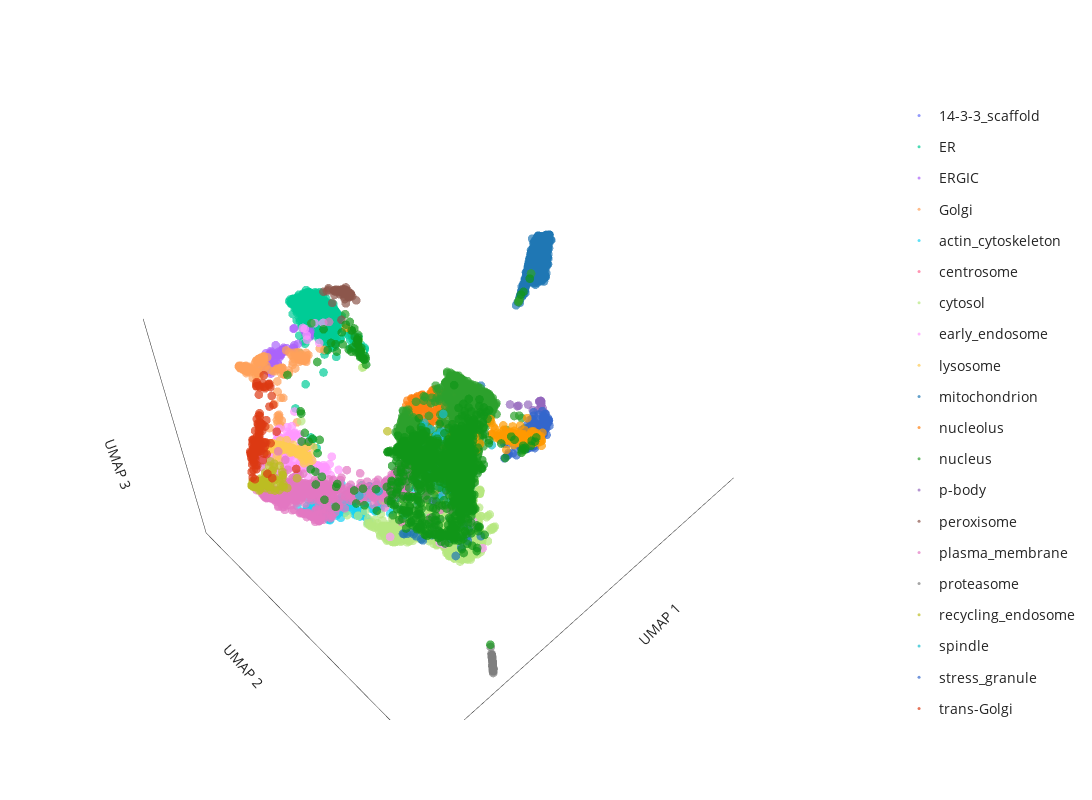

This figure's notebook cell:
### Code cell
# generate 3D UMAP plot (hightlighted by Leiden clusters)
label_to_color = "cluster_annotation" # **choose which annotation column to highlight here**

fig = pu.interaction_3D_umap(umap_table,
    node_name='Gene_name_canonical', cluster=label_to_color,
    unlabelled_color='#D0D3D4', unlabelled_opacity=0.1,
    x='3D_umap_1', y='3D_umap_2', z='3D_umap_3',
    categorical=True)
fig.update_layout(width=1200, height=800)

fig.show()

# save the figure as an html file
save_path = os.path.join("output")
save_name = f"UMAP_3Dview_seed={UMAP_seed}.html"
pio.write_html(fig, file=os.path.join(save_path, save_name), auto_open=False)

### Figure 1 — Plotly figure (JSON) as saved in the notebook; plotly's stock layout.template omitted (floating-point values rounded to 4 significant figures; data arrays with more than 128 entries replaced by an {"elided": "..."} marker saying what was removed)
{"data": [{"customdata": {"elided": "137x1 int values"}, "hovertemplate": "<b>%{hovertext}</b><br><br>cluster_annotation=14-3-3_scaffold<br>UMAP 1=%{x}<br>UMAP 2=%{y}<br>UMAP 3=%{z}<extra></extra>", "hovertext": {"elided": "137 str values"}, "legendgroup": "14-3-3_scaffold", "marker": {"color": "#636EFA", "opacity": 0.7, "size": 3, "symbol": "circle"}, "mode": "markers", "name": "14-3-3_scaffold", "scene": "scene", "showlegend": true, "type": "scatter3d", "x": {"elided": "137 float values"}, "y": {"elided": "137 float values"}, "z": {"elided": "137 float values"}}, {"customdata": {"elided": "700x1 int values"}, "hovertemplate": "<b>%{hovertext}</b><br><br>cluster_annotation=ER<br>UMAP 1=%{x}<br>UMAP 2=%{y}<br>UMAP 3=%{z}<extra></extra>", "hovertext": {"elided": "700 str values"}, "legendgroup": "ER", "marker": {"color": "#00CC96", "opacity": 0.7, "size": 3, "symbol": "circle"}, "mode": "markers", "name": "ER", "scene": "scene", "showlegend": true, "type": "scatter3d", "x": {"elided": "700 float values"}, "y": {"elided": "700 float values"}, "z": {"elided": "700 float values"}}, {"customdata": [[5688], [3924], [6588], [1983], [3029], [8341], [1747], [4808], [2998], [4807], [2303], [639], [2617], [2501], [5712], [6329], [2803], [3837], [4121], [958], [1754], [576], [3827], [666], [5705], [4039], [2482], [4413], [6768], [5218], [3248], [2814], [3087], [8125], [945], [4036], [2511], [748], [6828], [7596], [6708], [2317], [5192], [2841], [8406], [2868], [5383], [1919], [3597], [1646], [714], [5584], [7569], [2683], [1191], [8011], [4192], [4847], [8481], [5141], [3162], [7797], [3648], [2299], [284], [3767], [3044], [6281], [512], [230], [8387], [282], [3519], [494], [5759]], "hovertemplate": "<b>%{hovertext}</b><br><br>cluster_annotation=ERGIC<br>UMAP 1=%{x}<br>UMAP 2=%{y}<br>UMAP 3=%{z}<extra></extra>", "hovertext": ["YIF1B", "CALU", "ARFGAP1", "LMAN2", "GPR89B", "CNPY2", "TRIM27", "COPA", "B4DSQ5[p]", "COPB1", "GNPTG", "TMEM205", "ARCN1", "LYSMD3", "RABL3", "GPR180", "ARL6IP6", "RER1", "SEC24D", "COPZ1", "IER3IP1", "TMED10", "BET1", "TMED9", "PIGG", "TACC1", "YIF1A", "ARF4", "RHBDD1", "TMED1", "CTDNEP1", "CALU", "LDAH", "B4GALT7", "ERGIC2", "SEC22B", "RAB3B", "EGFL7", "SCFD1", "RAB3GAP2", "MCFD2", "ARF5", "STX5", "TRIM4", "GOLT1B", "YIPF5", "TMED2", "ERP44", "SEC22B", "COPG2", "CHST12", "SAR1B", "LMAN2L", "METTL9", "SELENOI", "MTMR4", "SEC24A", "SEC13", "COPG1", "SCAP", "RAB3GAP1", "RAB18", "SLC39A11", "ERGIC3", "PIGN", "COPE", "ERGIC1", "TMED4", "DESI2", "SREBF2", "TMED5", "LMAN1", "COPB2", "BANF1", "SAR1A"], "legendgroup": "ERGIC", "marker": {"color": "#AB63FA", "opacity": 0.7, "size": 3, "symbol": "circle"}, "mode": "markers", "name": "ERGIC", "scene": "scene", "showlegend": true, "type": "scatter3d", "x": [8.79, 7.807, 8.98, 8.619, 8.617, 8.81, 8.968, 8.962, 8.614, 8.998, 8.079, 8.236, 8.988, 8.771, 8.628, 7.897, 7.827, 8.868, 8.738, 8.974, 8.687, 8.478, 8.883, 8.467, 8.417, 8.842, 9.143, 9.027, 7.761, 8.5, 7.593, 8.523, 8.182, 8.768, 8.725, 8.56, 8.221, 8.513, 8.606, 8.959, 8.478, 9.048, 9.04, 8.732, 8.637, 8.766, 8.541, 8.506, 8.472, 9.036, 8.1, 8.859, 8.495, 8.836, 7.797, 8.41, 8.678, 8.279, 8.989, 8.688, 8.967, 8.538, 8.349, 8.657, 7.635, 8.976, 8.439, 8.713, 8.695, 8.734, 8.441, 8.455, 8.964, 8.224, 8.734], "y": [4.87, 5.404, 5.153, 5.125, 4.958, 5.237, 5.12, 5.084, 4.906, 5.072, 5.01, 5.399, 5.075, 4.934, 5.126, 5.587, 5.188, 4.978, 5.011, 5.071, 5.043, 5.167, 4.821, 5.029, 4.978, 4.816, 4.848, 4.979, 5.143, 5.072, 5.127, 4.823, 5.387, 4.662, 4.779, 5.078, 5.183, 4.918, 5.08, 5.081, 5.096, 5.081, 4.948, 4.9, 4.973, 5.032, 5.073, 5.074, 5.123, 5.043, 4.994, 5.062, 5.024, 5.111, 5.39, 4.983, 5.054, 5.307, 5.074, 4.812, 5.074, 5.14, 5.053, 4.869, 5.15, 5.067, 5.015, 4.858, 4.945, 4.911, 5.091, 5.146, 5.096, 5.401, 5.118], "z": [6.737, 7.149, 6.342, 6.744, 6.738, 6.442, 6.386, 6.711, 6.689, 6.69, 6.781, 7.502, 6.703, 6.681, 6.766, 7.301, 7.242, 6.566, 6.448, 6.702, 6.681, 6.825, 6.607, 6.77, 6.766, 6.766, 6.44, 6.455, 7.103, 6.752, 7.079, 6.886, 7.017, 6.476, 6.637, 6.696, 6.836, 6.725, 6.661, 6.644, 6.851, 6.446, 6.415, 6.824, 6.43, 6.59, 6.736, 6.79, 6.91, 6.704, 6.689, 6.532, 6.796, 6.561, 7.078, 6.717, 6.464, 6.811, 6.698, 6.7, 6.603, 6.814, 6.824, 6.672, 7.062, 6.695, 6.798, 6.661, 6.678, 6.791, 6.819, 6.802, 6.742, 7.51, 6.805]}, {"customdata": {"elided": "192x1 int values"}, "hovertemplate": "<b>%{hovertext}</b><br><br>cluster_annotation=Golgi<br>UMAP 1=%{x}<br>UMAP 2=%{y}<br>UMAP 3=%{z}<extra></extra>", "hovertext": {"elided": "192 str values"}, "legendgroup": "Golgi", "marker": {"color": "#FFA15A", "opacity": 0.7, "size": 3, "symbol": "circle"}, "mode": "markers", "name": "Golgi", "scene": "scene", "showlegend": true, "type": "scatter3d", "x": {"elided": "192 float values"}, "y": {"elided": "192 float values"}, "z": {"elided": "192 float values"}}, {"customdata": {"elided": "312x1 int values"}, "hovertemplate": "<b>%{hovertext}</b><br><br>cluster_annotation=actin_cytoskeleton<br>UMAP 1=%{x}<br>UMAP 2=%{y}<br>UMAP 3=%{z}<extra></extra>", "hovertext": {"elided": "312 str values"}, "legendgroup": "actin_cytoskeleton", "marker": {"color": "#19D3F3", "opacity": 0.7, "size": 3, "symbol": "circle"}, "mode": "markers", "name": "actin_cytoskeleton", "scene": "scene", "showlegend": true, "type": "scatter3d", "x": {"elided": "312 float values"}, "y": {"elided": "312 float values"}, "z": {"elided": "312 float values"}}, {"customdata": [[6543], [6604], [6418], [6500], [7022], [7409], [1805], [6389], [10], [6507], [7486], [3168], [22], [3244], [8501], [2140], [5493], [1302], [7320], [2440], [3657], [6181], [6155], [6153], [1174], [1148], [8342], [7292], [6773], [354], [2771], [4698], [5540], [2725], [5908], [4142], [5846], [6850], [4197], [4204], [7175], [2147], [7168], [5687], [1318], [1325], [5861], [1381]], "hovertemplate": "<b>%{hovertext}</b><br><br>cluster_annotation=centrosome<br>UMAP 1=%{x}<br>UMAP 2=%{y}<br>UMAP 3=%{z}<extra></extra>", "hovertext": ["NIN", "CEP120", "CEP97", "SPICE1", "TBC1D31", "CEP250", "CEP78", "MIB1", "CCP110", "CNTROB", "CEP41", "PCM1", "CEP72", "PCM1", "CCDC61", "CSPP1", "KIF7", "WRAP73", "CCDC77", "OFD1", "CCDC14", "CEP68", "CEP128", "TPGS1", "ALMS1", "MED4", "SSX2IP", "AKAP9", "CEP192", "CEP57", "CEP131", "CSNK1D", "C2CD3", "BBS4", "CEP135", "CEP152", "CROCC", "PIBF1", "PCNT", "CEP43", "CEP63", "CEP290", "CCDC138", "ODF2", "RNF213", "MPHOSPH9", "CEP350", "CDK5RAP2"], "legendgroup": "centrosome", "marker": {"color": "#FF6692", "opacity": 0.7, "size": 3, "symbol": "circle"}, "mode": "markers", "name": "centrosome", "scene": "scene", "showlegend": true, "type": "scatter3d", "x": [8.169, 8.206, 8.343, 8.241, 8.286, 8.222, 7.617, 8.173, 8.285, 8.182, 8.242, 8.202, 8.276, 8.236, 8.243, 8.294, 8.278, 8.262, 8.127, 8.252, 8.296, 8.197, 8.262, 7.97, 8.055, 8.207, 8.263, 8.231, 8.055, 8.167, 8.2, 8.243, 7.903, 8.326, 8.241, 8.063, 8.176, 8.276, 8.269, 8.278, 7.806, 8.279, 8.248, 8.264, 7.801, 7.985, 8.278, 8.271], "y": [11.36, 11.42, 11.36, 11.32, 11.49, 11.45, 10.52, 11.28, 11.45, 11.39, 11.18, 11.36, 11.49, 11.41, 11.43, 11.51, 11.49, 11.42, 11.32, 11.44, 11.49, 11.43, 11.49, 11.05, 11.22, 11.4, 11.44, 11.45, 11.24, 11.26, 11.34, 11.44, 11.07, 11.44, 11.44, 11.25, 11.38, 11.47, 11.48, 11.47, 11.05, 11.47, 11.44, 11.48, 11.38, 10.95, 11.5, 11.5], "z": [6.553, 6.506, 6.321, 6.562, 6.41, 6.498, 4.962, 6.299, 6.415, 6.55, 6.569, 6.324, 6.391, 6.353, 6.369, 6.41, 6.387, 6.38, 6.376, 6.37, 6.414, 6.524, 6.421, 6.194, 6.587, 6.35, 6.377, 6.502, 6.567, 6.576, 6.329, 6.344, 6.284, 6.403, 6.485, 6.565, 6.42, 6.406, 6.428, 6.387, 6.62, 6.411, 6.37, 6.421, 6.315, 6.517, 6.419, 6.425]}, {"customdata": {"elided": "1613x1 int values"}, "hovertemplate": "<b>%{hovertext}</b><br><br>cluster_annotation=cytosol<br>UMAP 1=%{x}<br>UMAP 2=%{y}<br>UMAP 3=%{z}<extra></extra>", "hovertext": {"elided": "1613 str values"}, "legendgroup": "cytosol", "marker": {"color": "#B6E880", "opacity": 0.7, "size": 3, "symbol": "circle"}, "mode": "markers", "name": "cytosol", "scene": "scene", "showlegend": true, "type": "scatter3d", "x": {"elided": "1613 float values"}, "y": {"elided": "1613 float values"}, "z": {"elided": "1613 float values"}}, {"customdata": {"elided": "248x1 int values"}, "hovertemplate": "<b>%{hovertext}</b><br><br>cluster_annotation=early_endosome<br>UMAP 1=%{x}<br>UMAP 2=%{y}<br>UMAP 3=%{z}<extra></extra>", "hovertext": {"elided": "248 str values"}, "legendgroup": "early_endosome", "marker": {"color": "#FF97FF", "opacity": 0.7, "size": 3, "symbol": "circle"}, "mode": "markers", "name": "early_endosome", "scene": "scene", "showlegend": true, "type": "scatter3d", "x": {"elided": "248 float values"}, "y": {"elided": "248 float values"}, "z": {"elided": "248 float values"}}, {"customdata": {"elided": "172x1 int values"}, "hovertemplate": "<b>%{hovertext}</b><br><br>cluster_annotation=lysosome<br>UMAP 1=%{x}<br>UMAP 2=%{y}<br>UMAP 3=%{z}<extra></extra>", "hovertext": {"elided": "172 str values"}, "legendgroup": "lysosome", "marker": {"color": "#FECB52", "opacity": 0.7, "size": 3, "symbol": "circle"}, "mode": "markers", "name": "lysosome", "scene": "scene", "showlegend": true, "type": "scatter3d", "x": {"elided": "172 float values"}, "y": {"elided": "172 float values"}, "z": {"elided": "172 float values"}}, {"customdata": {"elided": "875x1 int values"}, "hovertemplate": "<b>%{hovertext}</b><br><br>cluster_annotation=mitochondrion<br>UMAP 1=%{x}<br>UMAP 2=%{y}<br>UMAP 3=%{z}<extra></extra>", "hovertext": {"elided": "875 str values"}, "legendgroup": "mitochondrion", "marker": {"color": "#1F77B4", "opacity": 0.7, "size": 3, "symbol": "circle"}, "mode": "markers", "name": "mitochondrion", "scene": "scene", "showlegend": true, "type": "scatter3d", "x": {"elided": "875 float values"}, "y": {"elided": "875 float values"}, "z": {"elided": "875 float values"}}, {"customdata": {"elided": "262x1 int values"}, "hovertemplate": "<b>%{hovertext}</b><br><br>cluster_annotation=nucleolus<br>UMAP 1=%{x}<br>UMAP 2=%{y}<br>UMAP 3=%{z}<extra></extra>", "hovertext": {"elided": "262 str values"}, "legendgroup": "nucleolus", "marker": {"color": "#FF7F0E", "opacity": 0.7, "size": 3, "symbol": "circle"}, "mode": "markers", "name": "nucleolus", "scene": "scene", "showlegend": true, "type": "scatter3d", "x": {"elided": "262 float values"}, "y": {"elided": "262 float values"}, "z": {"elided": "262 float values"}}, {"customdata": {"elided": "1374x1 int values"}, "hovertemplate": "<b>%{hovertext}</b><br><br>cluster_annotation=nucleus<br>UMAP 1=%{x}<br>UMAP 2=%{y}<br>UMAP 3=%{z}<extra></extra>", "hovertext": {"elided": "1374 str values"}, "legendgroup": "nucleus", "marker": {"color": "#2CA02C", "opacity": 0.7, "size": 3, "symbol": "circle"}, "mode": "markers", "name": "nucleus", "scene": "scene", "showlegend": true, "type": "scatter3d", "x": {"elided": "1374 float values"}, "y": {"elided": "1374 float values"}, "z": {"elided": "1374 float values"}}, {"customdata": [[6297], [7064], [7660], [6036], [8379], [7814], [6495], [2969], [4488], [4933], [8432], [6493], [1268], [219], [6391], [6129], [4934], [5829], [6651], [1520], [3655]], "hovertemplate": "<b>%{hovertext}</b><br><br>cluster_annotation=p-body<br>UMAP 1=%{x}<br>UMAP 2=%{y}<br>UMAP 3=%{z}<extra></extra>", "hovertext": ["PATL1", "EDC3", "YTHDC2", "EDC4", "LSM2", "DCP1A", "XRN1", "B4DN17[p]", "DDX6", "LSM3", "MARF1", "DCP1B", "LSM5", "EIF4ENIF1", "DCP2", "Q6ZMY0[p]", "LSM6", "LSM14B", "LSM14A", "LSM1", "HELZ"], "legendgroup": "p-body", "marker": {"color": "#9467BD", "opacity": 0.7, "size": 3, "symbol": "circle"}, "mode": "markers", "name": "p-body", "scene": "scene", "showlegend": true, "type": "scatter3d", "x": [5.984, 5.996, 6.104, 5.977, 6.254, 5.97, 6.007, 6.245, 6.101, 6.249, 5.946, 5.967, 6.141, 6.043, 5.985, 6.21, 6.303, 6.185, 6.049, 5.976, 6.197], "y": [11.97, 12.02, 12.11, 12.01, 11.53, 11.99, 12.04, 12.19, 12.16, 11.56, 11.92, 11.98, 11.76, 12.07, 11.99, 11.97, 11.34, 12.09, 12.07, 11.96, 12.31], "z": [7.306, 7.322, 7.252, 7.324, 7.089, 7.323, 7.317, 6.876, 7.271, 7.114, 7.262, 7.317, 7.19, 7.299, 7.31, 7.175, 7.069, 7.223, 7.286, 7.303, 7.253]}, {"customdata": [[3780], [7253], [174], [3713], [4574], [2180], [2004], [757], [1991], [6915], [6127], [5503], [3836], [4030], [3834], [8225], [4509], [1482], [1483], [3788], [2947], [8189], [433], [5111], [7378], [7313], [1164], [3917], [932], [4861], [6346], [623], [5958], [7852], [6526], [5972], [5567], [8473], [7468], [3930], [2751], [306], [6163], [7604], [2924], [2565], [1081], [4578], [4512], [6315]], "hovertemplate": "<b>%{hovertext}</b><br><br>cluster_annotation=peroxisome<br>UMAP 1=%{x}<br>UMAP 2=%{y}<br>UMAP 3=%{z}<extra></extra>", "hovertext": ["ACOT8", "PAFAH2", "PEX26", "AGPS", "ABCD1", "ACBD5", "CAT", "ACOX1", "SCP2", "PEX13", "CERS6", "TYSND1", "ACOX3", "PEX14", "GNPAT", "CROT", "ABCD3", "PEX5", "HSD17B4", "PHYH", "B4DL07[p]", "HACL1", "PEX11B", "EHHADH", "DHRS4", "NUDT12", "PEX12", "SLC25A17", "FAR2", "PEX3", "LONP2", "PNPLA8", "GSTK1", "PXMP2", "GPD1L", "ECI2", "DECR2", "PEX16", "PECR", "PEX1", "FAR1", "ACAA1", "ACAD11", "TMEM245", "B4DI68[p]", "ACSL1", "PEX6", "EPHX2", "PEX2", "TMEM135"], "legendgroup": "peroxisome", "marker": {"color": "#8C564B", "opacity": 0.7, "size": 3, "symbol": "circle"}, "mode": "markers", "name": "peroxisome", "scene": "scene", "showlegend": true, "type": "scatter3d", "x": [6.866, 6.524, 6.533, 6.562, 6.498, 6.717, 6.693, 6.591, 6.572, 6.755, 7.046, 6.595, 6.627, 6.631, 6.622, 6.57, 6.586, 6.491, 6.525, 7.013, 6.521, 6.617, 6.925, 6.775, 7.068, 6.946, 6.569, 6.699, 6.53, 6.875, 6.602, 6.736, 6.697, 6.587, 6.72, 6.71, 6.753, 6.904, 6.67, 6.496, 6.629, 6.671, 6.823, 6.997, 6.585, 7.171, 6.524, 6.439, 6.557, 6.572], "y": [5.405, 5.599, 5.549, 5.597, 5.623, 5.469, 5.572, 5.578, 5.634, 5.459, 5.864, 5.487, 5.454, 5.594, 5.59, 5.535, 5.585, 5.664, 5.617, 5.353, 5.594, 5.562, 5.492, 5.419, 5.373, 5.28, 5.516, 5.448, 5.47, 5.484, 5.493, 5.464, 5.609, 5.621, 5.672, 5.571, 5.475, 5.443, 5.5, 5.618, 5.57, 5.562, 5.413, 5.445, 5.622, 5.361, 5.64, 5.757, 5.527, 5.576], "z": [8.132, 7.982, 8.053, 7.994, 7.975, 8.055, 7.942, 8.019, 7.9, 8.115, 7.489, 8.094, 8.107, 8.003, 8.004, 8.038, 8.002, 7.918, 7.953, 8.177, 7.981, 8.011, 8.049, 8.128, 8.167, 8.176, 8.08, 8.095, 8.124, 8.123, 8.091, 7.991, 7.884, 7.907, 7.788, 8.018, 8.074, 8.146, 8.062, 7.989, 8.038, 8.037, 8.138, 7.821, 7.933, 8.182, 7.926, 7.809, 8.058, 7.996]}, {"customdata": {"elided": "606x1 int values"}, "hovertemplate": "<b>%{hovertext}</b><br><br>cluster_annotation=plasma_membrane<br>UMAP 1=%{x}<br>UMAP 2=%{y}<br>UMAP 3=%{z}<extra></extra>", "hovertext": {"elided": "606 str values"}, "legendgroup": "plasma_membrane", "marker": {"color": "#E377C2", "opacity": 0.7, "size": 3, "symbol": "circle"}, "mode": "markers", "name": "plasma_membrane", "scene": "scene", "showlegend": true, "type": "scatter3d", "x": {"elided": "606 float values"}, "y": {"elided": "606 float values"}, "z": {"elided": "606 float values"}}, {"customdata": [[3723], [7531], [5193], [6939], [3356], [5950], [984], [1416], [8511], [8330], [1249], [5615], [4822], [8514], [5724], [1587], [5957], [6831], [5451], [5597], [698], [5333], [2835], [1244], [5387], [4825], [8070], [1624], [1625], [1418], [5347], [2438], [4507], [5836], [5742], [1686], [5078], [3035], [6621], [1470], [8431], [4485], [879], [1264], [263], [3553], [4486], [2748], [8437], [7251], [7128], [5880], [259], [5741], [4508], [649], [594], [1653], [1654], [4922], [3883], [4768], [5885], [1965], [1655], [4830], [1664], [1448], [3868], [6593], [1652]], "hovertemplate": "<b>%{hovertext}</b><br><br>cluster_annotation=proteasome<br>UMAP 1=%{x}<br>UMAP 2=%{y}<br>UMAP 3=%{z}<extra></extra>", "hovertext": ["PSMD11", "PITHD1", "PSMD2", "PSMG2", "PSMB7", "PSME3", "TCP11L2", "PSMA7", "PSMD8", "POMP", "PSMC6", "AKIRIN2", "USP14", "PSMC3", "PSMG4", "PSMA5", "ZFAND6", "UBLCP1", "ADRM1", "PSMB1", "PSMG3", "PSME4", "TCP11L1", "PSME2", "UBE3C", "RAD23B", "RNF181", "PSMC5", "PSMB2", "PSME1", "PSMD6", "PSMC4", "PSMB6", "DDI2", "UCHL5", "PSMD14", "UBE3A", "UBQLN2", "AFG2A", "PSMD12", "USP15", "PSMA1", "PSMA2", "NUB1", "ZFAND5", "UBFD1", "PSMA4", "PSMG1", "RNF115", "PSMD1", "NGLY1", "PSMD4", "PSMD13", "UCHL5", "PSMB5", "RAD23A", "PSME3IP1", "PSMA3", "PSMA6", "PSMC1", "TXNL1", "PSMD7", "ECPAS", "PSMB3", "PSMB4", "PSMD4", "PSMC2", "BAG1", "PSMD3", "UBR7", "PSMC3"], "legendgroup": "proteasome", "marker": {"color": "#7F7F7F", "opacity": 0.7, "size": 3, "symbol": "circle"}, "mode": "markers", "name": "proteasome", "scene": "scene", "showlegend": true, "type": "scatter3d", "x": [8.932, 8.726, 8.915, 8.754, 8.885, 8.837, 8.711, 8.906, 8.927, 8.74, 8.931, 8.75, 8.881, 8.927, 8.688, 8.882, 8.766, 8.71, 8.938, 8.939, 8.711, 8.745, 8.699, 8.842, 8.836, 8.918, 8.691, 8.94, 8.9, 8.956, 8.874, 8.936, 8.892, 7.68, 8.729, 8.863, 8.79, 8.872, 8.795, 8.916, 8.731, 8.907, 8.885, 8.709, 8.819, 8.71, 8.895, 8.82, 7.702, 8.937, 8.598, 8.931, 8.926, 8.872, 8.918, 8.666, 8.756, 8.895, 8.908, 8.89, 8.779, 8.928, 8.849, 8.926, 8.928, 8.868, 8.901, 8.696, 8.858, 8.709, 8.754], "y": [13.42, 13.18, 13.41, 13.22, 13.37, 13.31, 13.17, 13.4, 13.42, 13.21, 13.42, 13.22, 13.37, 13.42, 13.14, 13.37, 13.23, 13.17, 13.42, 13.43, 13.16, 13.22, 13.16, 13.32, 13.32, 13.41, 13.14, 13.43, 13.39, 13.45, 13.36, 13.43, 13.38, 10.78, 13.19, 13.35, 13.26, 13.34, 13.27, 13.41, 13.19, 13.4, 13.39, 13.16, 13.3, 13.17, 13.38, 13.3, 10.29, 13.43, 13.01, 13.42, 13.42, 13.34, 13.41, 13.11, 13.22, 13.38, 13.4, 13.38, 13.25, 13.42, 13.33, 13.42, 13.42, 13.35, 13.39, 13.15, 13.35, 13.16, 13.22], "z": [1.63, 1.714, 1.631, 1.703, 1.644, 1.665, 1.722, 1.641, 1.632, 1.712, 1.63, 1.702, 1.654, 1.635, 1.725, 1.658, 1.695, 1.722, 1.618, 1.63, 1.726, 1.711, 1.726, 1.669, 1.671, 1.634, 1.727, 1.628, 1.645, 1.596, 1.655, 1.623, 1.654, 3.372, 1.712, 1.671, 1.684, 1.678, 1.698, 1.641, 1.711, 1.614, 1.636, 1.731, 1.663, 1.723, 1.644, 1.69, 3.026, 1.63, 1.836, 1.626, 1.63, 1.667, 1.636, 1.732, 1.704, 1.648, 1.649, 1.664, 1.692, 1.649, 1.661, 1.617, 1.634, 1.663, 1.64, 1.75, 1.671, 1.728, 1.701]}, {"customdata": [[6926], [4143], [64], [2515], [2593], [568], [4560], [3995], [640], [6907], [14], [2681], [2612], [4654], [8496], [5551], [8081], [8110], [7680], [5162], [6377], [3133], [8277], [257], [5242], [2035], [6497], [2036], [1670], [5217], [5113], [6210], [7514], [196], [3692], [2404], [7986], [7988], [5020], [828], [5024], [2023], [1700], [1704], [5103], [1853], [4987], [5725], [6354], [7357], [977], [1814], [3368], [1809], [5500], [3470], [6435], [5445], [7407], [6446], [5442], [4978], [5740], [6460], [267], [8345], [444], [1124], [4701], [6726], [2322], [6652], [3824], [3850], [2230], [2232], [8232], [5520], [7069], [7092], [2276], [8183], [8034], [5635], [7074], [795], [2203], [6138], [6135], [5408], [6750], [6117], [7781], [5786], [5661], [3787], [3777]], "hovertemplate": "<b>%{hovertext}</b><br><br>cluster_annotation=recycling_endosome<br>UMAP 1=%{x}<br>UMAP 2=%{y}<br>UMAP 3=%{z}<extra></extra>", "hovertext": ["SCAMP4", "SLITRK5", "FCGRT", "A8K6Q8[p];B7Z2I6[p]", "BICD1", "SMOC1", "SFN", "ATP9A", "LDLR", "APBB2", "GPRC5B", "ATP6V0D1", "MICALL1", "SLC1A1", "CSNK1G3", "ANO6", "LRFN1", "MRC2", "PACC1", "PTPRJ", "STX12", "PODXL", "ARHGAP26", "NKIRAS2", "RAB32", "A0A3B3ITR4[p]", "CMTM4", "RAB12", "SCAMP2", "ADAM9", "CD47", "RAB11FIP2", "SEMA4C", "CDK16", "ITGB5", "Q59FF5[p];A8CDT9[p]", "CMTM6", "GFOD1", "LRP2", "SLC12A6", "ATP8B2", "ECE1", "RAB11FIP5", "RALGAPA1", "LRP1", "ARHGAP10", "CSNK1G2", "WDR44", "RALGAPB", "CRACR2A", "SYT1", "SMIM1", "ATP11A", "ATP13A3", "RALGAPA2", "VAMP2", "LMTK2", "RAB11B", "VAMP8", "CD302", "VAMP3", "SIRPA", "COLEC12", "SLC35F2", "CEMIP2", "ATP11B", "MYADM", "SLC7A1", "ADGRE5", "ITFG1", "ABCB1", "CCNY", "SCAMP1", "STX7", "SLC3A2", "SLC6A15", "PACSIN3", "GFOD2", "SLC47A1", "ABHD17A", "STEAP3", "LNPEP", "PODXL2", "ATP6V0A1", "CMTM7", "SLC19A2", "ARL13B", "SLCO4C1", "FRRS1", "NHERF2", "BICD2", "RAB11FIP1", "KIAA1549", "SLC35F1", "PLD1", "SCAMP3", "ITGB1BP1"], "legendgroup": "recycling_endosome", "marker": {"color": "#BCBD22", "opacity": 0.7, "size": 3, "symbol": "circle"}, "mode": "markers", "name": "recycling_endosome", "scene": "scene", "showlegend": true, "type": "scatter3d", "x": [10.55, 10.79, 10.54, 10.36, 9.939, 10.11, 8.989, 10.86, 10.83, 10.12, 10.93, 10.24, 11.0, 10.6, 10.84, 10.81, 10.26, 10.92, 10.63, 10.97, 10.24, 10.89, 10.38, 10.93, 10.77, 10.92, 10.61, 10.03, 10.6, 10.84, 10.18, 10.98, 10.93, 10.49, 10.32, 10.98, 10.17, 10.98, 11.0, 10.82, 10.64, 10.71, 10.78, 10.99, 10.85, 10.62, 10.56, 10.69, 10.9, 10.79, 10.79, 10.93, 10.92, 10.92, 10.98, 10.49, 11.0, 10.21, 10.68, 10.53, 10.17, 10.36, 10.91, 10.64, 10.97, 10.93, 10.4, 10.25, 10.9, 10.58, 10.91, 10.52, 10.53, 10.53, 10.67, 10.37, 10.67, 10.62, 10.07, 10.83, 10.67, 10.76, 10.76, 10.39, 10.68, 10.2, 10.87, 10.61, 10.4, 10.73, 10.48, 10.82, 10.96, 10.69, 10.82, 10.17, 10.71], "y": [7.062, 6.952, 7.114, 6.992, 7.397, 6.643, 10.14, 7.024, 6.784, 7.013, 7.061, 6.608, 7.065, 7.031, 7.136, 7.109, 7.409, 6.915, 6.985, 7.089, 6.769, 7.097, 7.363, 7.051, 7.099, 7.152, 7.039, 6.76, 7.103, 7.125, 7.072, 7.078, 6.886, 7.431, 7.348, 7.11, 7.047, 7.089, 7.058, 6.75, 7.283, 7.037, 7.142, 7.093, 6.838, 7.25, 7.343, 6.931, 7.059, 7.03, 6.845, 7.017, 6.95, 6.927, 7.083, 6.858, 7.055, 7.201, 7.003, 6.985, 6.725, 7.384, 7.034, 7.114, 7.044, 6.99, 7.157, 6.734, 7.014, 6.999, 7.052, 7.355, 6.947, 7.022, 7.007, 6.582, 7.191, 7.232, 6.926, 7.15, 7.0, 6.853, 7.104, 6.872, 6.989, 6.915, 7.05, 7.124, 7.085, 7.219, 6.849, 7.135, 7.081, 7.168, 6.791, 6.584, 7.338], "z": [4.785, 4.47, 4.792, 4.678, 4.629, 4.775, 7.073, 4.777, 4.681, 4.621, 4.751, 4.75, 4.829, 4.766, 4.647, 4.723, 4.507, 4.729, 4.705, 4.814, 4.695, 4.754, 4.628, 4.803, 4.841, 4.799, 4.59, 4.716, 4.784, 4.694, 4.375, 4.838, 4.687, 4.594, 4.539, 4.84, 4.554, 4.837, 4.844, 4.676, 4.603, 4.643, 4.872, 4.85, 4.605, 4.661, 4.568, 4.784, 4.826, 4.842, 4.695, 4.747, 4.702, 4.731, 4.827, 4.752, 4.829, 4.764, 4.778, 4.675, 4.749, 4.602, 4.757, 4.832, 4.766, 4.769, 4.706, 4.664, 4.708, 4.747, 4.746, 4.629, 4.769, 4.764, 4.752, 4.582, 4.684, 4.713, 4.635, 4.738, 4.609, 4.559, 4.705, 4.752, 4.765, 4.406, 4.746, 4.83, 4.653, 4.678, 4.344, 4.852, 4.769, 4.815, 4.538, 4.847, 4.8]}, {"customdata": [[7359], [7071], [7006], [745], [1845], [7650], [2285], [7350], [4913], [973], [2337], [7289], [2154], [1252], [5494], [1123], [7186], [4969], [7499], [4622], [1599], [4901], [4956], [7574], [4722], [1323], [2205], [2240], [7274], [1254], [7941], [5273], [7003], [5359], [4379], [4503], [6760], [2690], [3579], [8140], [3774], [3653], [5923], [6259], [8138], [6412], [4092], [8329], [8227], [597], [8268], [6341], [5587], [2913], [3425], [3714], [8123], [8380], [4542], [3499], [6719], [489], [4460], [3158], [6385], [550], [4014]], "hovertemplate": "<b>%{hovertext}</b><br><br>cluster_annotation=spindle<br>UMAP 1=%{x}<br>UMAP 2=%{y}<br>UMAP 3=%{z}<extra></extra>", "hovertext": ["HAUS8", "IFT43", "TUBGCP3", "PKN3", "EEF1A2", "HAUS4", "CCHCR1", "TUBGCP2", "DCAF7", "NEDD1", "HUS1", "HAUS7", "TRIP12", "NARF", "KIZ", "RFC3", "SCLT1", "EEF1A1", "TBL1XR1", "FEN1", "BUB3", "ABCE1", "DYNLL1", "ANAPC1", "CSNK1E", "RIPOR1", "TCERG1", "IFT56", "PRPF18", "CUL1", "POLR3E", "DHX34", "HAUS1", "IQCB1", "DSP", "APEX1", "TRAF3IP1", "PLK1", "CC2D1B", "TUBGCP4", "IRS4", "ZNF207", "SMAD5", "IRF2BP2", "IFT172", "MAP4K3", "DNAJC8", "PIN4", "NXT1", "BBS2", "ANAPC10", "AMZ2", "ZNHIT2", "KCTD15", "DTL", "KIF2A", "NXF1", "IFT52", "CDC27", "CFAP298", "PPP1R35", "NAA40", "TUBG1", "MZT2B", "HOMER1", "SPTB", "DNAJB6"], "legendgroup": "spindle", "marker": {"color": "#17BECF", "opacity": 0.7, "size": 3, "symbol": "circle"}, "mode": "markers", "name": "spindle", "scene": "scene", "showlegend": true, "type": "scatter3d", "x": [7.6, 7.155, 7.709, 8.072, 7.537, 7.648, 7.36, 7.701, 7.851, 7.733, 8.188, 7.684, 7.803, 7.201, 7.507, 7.554, 7.466, 7.699, 6.809, 7.805, 7.932, 7.674, 7.92, 7.421, 7.671, 8.262, 7.965, 7.435, 6.046, 8.115, 7.276, 7.973, 7.472, 7.702, 7.804, 7.958, 6.514, 7.443, 6.909, 8.407, 8.941, 8.14, 8.053, 6.776, 7.412, 8.197, 7.756, 8.106, 7.308, 7.199, 7.917, 7.093, 7.297, 7.157, 7.461, 7.761, 7.496, 7.22, 7.713, 7.584, 6.956, 7.17, 7.984, 7.348, 8.199, 6.901, 7.97], "y": [10.31, 9.507, 10.85, 10.31, 10.45, 10.44, 10.65, 10.7, 10.38, 10.86, 10.41, 10.42, 10.36, 10.47, 10.33, 10.47, 10.37, 10.33, 9.953, 10.39, 10.5, 10.49, 10.46, 10.42, 10.49, 9.561, 10.4, 10.62, 9.587, 9.945, 10.55, 10.62, 10.39, 10.43, 10.29, 10.61, 10.03, 10.67, 9.782, 10.55, 8.614, 10.4, 10.52, 10.17, 10.41, 10.43, 10.61, 10.56, 10.12, 10.08, 10.5, 10.54, 10.61, 10.52, 10.03, 10.37, 10.25, 9.913, 10.49, 10.5, 11.4, 10.85, 10.43, 10.03, 8.414, 8.905, 11.12], "z": [4.391, 3.946, 5.736, 6.144, 5.788, 4.872, 5.187, 5.525, 6.172, 5.537, 5.935, 4.851, 6.232, 4.37, 4.785, 6.45, 4.922, 5.566, 3.915, 6.132, 6.433, 5.691, 6.018, 4.608, 5.872, 3.68, 6.729, 4.326, 4.622, 4.936, 3.819, 6.655, 4.839, 4.782, 5.613, 6.539, 4.766, 6.336, 4.18, 6.476, 4.173, 6.999, 6.287, 4.502, 4.523, 6.954, 6.412, 6.349, 6.685, 3.768, 6.331, 5.342, 3.846, 5.311, 4.054, 6.409, 6.352, 4.285, 6.441, 5.69, 6.258, 6.457, 6.073, 4.314, 3.74, 3.923, 6.75]}, {"customdata": {"elided": "231x1 int values"}, "hovertemplate": "<b>%{hovertext}</b><br><br>cluster_annotation=stress_granule<br>UMAP 1=%{x}<br>UMAP 2=%{y}<br>UMAP 3=%{z}<extra></extra>", "hovertext": {"elided": "231 str values"}, "legendgroup": "stress_granule", "marker": {"color": "#3366CC", "opacity": 0.7, "size": 3, "symbol": "circle"}, "mode": "markers", "name": "stress_granule", "scene": "scene", "showlegend": true, "type": "scatter3d", "x": {"elided": "231 float values"}, "y": {"elided": "231 float values"}, "z": {"elided": "231 float values"}}, {"customdata": [[6388], [7345], [8280], [6293], [416], [5241], [3396], [383], [3491], [2090], [2094], [7919], [7202], [4771], [7459], [6272], [1026], [1728], [1929], [4772], [6505], [8339], [1027], [2073], [6340], [3558], [3222], [6420], [7866], [7242], [3363], [1778], [7910], [7452], [4448], [6401], [4791], [7457], [367], [4434], [2761], [7188], [1345], [4009], [5951], [2430], [3955], [2818], [558], [3925], [1403], [422], [8465], [6756], [3913], [3901], [3899], [6743], [2353], [2855], [531], [8447], [7579], [4028], [6799], [6800], [2494], [4162], [5579], [4], [1239], [1224], [8530], [2584], [6909], [5882], [2569], [3819], [1276], [5895], [6829], [5898], [5901], [2727], [2729], [2514], [5907], [6951], [6959], [4099], [2907], [1556], [3052], [2141], [1620], [6644], [2984], [5071], [8324], [1630], [5667], [771], [4695], [4324], [7501], [2159], [1130], [3801], [2274], [8422], [7828], [3151], [3661], [3007], [3059], [3602], [7549], [7495]], "hovertemplate": "<b>%{hovertext}</b><br><br>cluster_annotation=trans-Golgi<br>UMAP 1=%{x}<br>UMAP 2=%{y}<br>UMAP 3=%{z}<extra></extra>", "hovertext": ["RAB43", "SLC35A5", "SNX7", "TRAPPC6B", "ATG9A", "RAB31", "MDK", "ACBD3", "GPR107", "TGOLN2", "MFSD4B", "NDFIP2", "TRAPPC9", "CLCN3", "TMEM59", "PLEKHH3", "DSC3", "REEP6", "SLC20A2", "CLCN5", "FAM177A1", "TRAPPC4", "TRAPPC8", "LRBA", "TPRA1", "STX16", "TVP23C", "FAM219A", "RAB6B", "OSBPL9", "GOSR1", "PSEN2", "TBC1D23", "OSBPL10", "OSBP", "TRAPPC5", "EFNA5", "SLC12A9", "SORL1", "M6PR", "SNX8", "ANKRD27", "TRAPPC2L", "DNAJC13", "NAPG", "TMEM87A", "STX10", "GOLM1", "ANGEL1", "ATP9B", "SLC12A7", "WDFY1", "TRAPPC1", "BLOC1S5", "STX6", "TRAPPC3", "SPRY1", "PI4K2B", "TRAPPC13", "TRAPPC11", "SPG21", "YIPF1", "CYSTM1", "VAMP4", "RAB2B", "CHPT1", "GOSR1", "SNX4", "MTMR9", "TM9SF2", "ARFIP2", "SNAP47", "PIKFYVE", "SORT1", "GLG1", "SNX30", "YIPF6", "MCF2L", "CD99", "FAM219B", "TRAPPC12", "LRIG1", "AP1AR", "KIAA0319L", "SYAP1", "SV2A", "FAM91A1", "TMEM230", "VTI1A", "CPD", "SLC12A4", "DTNBP1", "ARFIP1", "FIG4", "OSBPL11", "DAGLB", "KCT2", "ATP7A", "MTMR6", "SH3GLB1", "ATP8A1", "SYNGR2", "TRAPPC10", "TRAPPC2", "PRKD2", "SLC9A6", "SPRYD7", "RAB29", "TMEM63A", "ATP6V0A2", "HINT3", "ATP7B", "C17orf75", "LMBRD2", "ATP2C1", "NEURL4", "RAB33B", "WDR11"], "legendgroup": "trans-Golgi", "marker": {"color": "#DC3912", "opacity": 0.7, "size": 3, "symbol": "circle"}, "mode": "markers", "name": "trans-Golgi", "scene": "scene", "showlegend": true, "type": "scatter3d", "x": [9.617, 9.632, 9.91, 10.41, 10.29, 9.66, 10.43, 9.243, 9.33, 9.732, 10.34, 9.755, 10.49, 10.29, 9.68, 10.34, 10.68, 9.177, 10.74, 10.2, 9.285, 10.21, 10.15, 10.49, 10.1, 10.31, 10.23, 9.951, 9.721, 9.806, 9.376, 9.794, 9.139, 9.693, 9.325, 10.43, 10.27, 10.18, 9.957, 10.27, 10.24, 10.3, 10.22, 10.35, 9.934, 9.744, 10.31, 9.637, 9.384, 10.07, 10.45, 10.33, 10.25, 9.806, 10.34, 10.37, 10.52, 9.796, 10.09, 10.13, 10.06, 10.09, 10.21, 9.962, 9.735, 9.123, 9.329, 10.26, 9.971, 9.426, 9.257, 10.15, 9.822, 10.56, 9.384, 10.31, 9.938, 9.996, 10.31, 9.904, 10.13, 9.829, 10.3, 9.783, 9.12, 10.41, 9.986, 9.749, 10.22, 9.716, 10.41, 9.7, 9.953, 9.783, 9.79, 10.06, 9.658, 10.33, 9.967, 9.878, 10.32, 10.26, 10.71, 10.29, 9.559, 10.38, 9.704, 9.149, 10.34, 9.781, 9.306, 10.17, 10.02, 10.33, 9.354, 9.235, 9.264, 10.04], "y": [5.669, 5.323, 5.724, 6.142, 5.9, 6.9, 6.337, 5.118, 4.952, 5.505, 5.946, 5.384, 6.299, 5.817, 5.312, 6.857, 6.578, 5.317, 6.607, 5.776, 5.19, 6.087, 5.748, 6.34, 6.298, 5.975, 5.919, 5.593, 5.742, 5.562, 5.005, 5.388, 5.298, 5.446, 5.083, 6.254, 6.029, 5.801, 5.667, 5.846, 5.833, 5.815, 5.886, 6.028, 5.735, 5.398, 5.913, 5.398, 5.527, 5.838, 6.284, 5.989, 6.045, 5.623, 6.032, 6.171, 6.245, 5.678, 5.727, 5.728, 5.669, 5.78, 5.958, 5.66, 5.553, 5.02, 5.045, 5.918, 5.63, 5.141, 5.216, 6.022, 5.585, 6.345, 5.003, 5.836, 5.749, 5.949, 6.561, 5.919, 5.74, 5.419, 5.818, 5.501, 5.231, 6.035, 5.697, 5.626, 5.861, 5.531, 6.067, 5.817, 5.841, 5.601, 5.488, 5.717, 5.43, 6.026, 5.651, 5.935, 5.849, 6.365, 6.553, 6.142, 6.007, 6.088, 5.586, 5.25, 6.104, 5.578, 5.604, 5.751, 5.656, 5.943, 4.975, 5.468, 5.228, 5.685], "z": [5.402, 5.39, 4.757, 4.808, 4.789, 4.48, 4.723, 6.141, 6.139, 5.326, 4.835, 4.967, 4.819, 4.744, 4.975, 4.55, 4.546, 6.134, 4.656, 4.735, 6.076, 4.904, 5.013, 4.85, 4.883, 4.84, 4.913, 5.186, 5.284, 5.247, 6.062, 4.676, 6.054, 5.218, 6.035, 4.678, 5.025, 4.676, 4.547, 4.762, 4.718, 4.757, 4.968, 4.767, 5.098, 5.364, 4.852, 5.499, 5.657, 4.936, 4.574, 4.771, 4.905, 4.717, 4.803, 4.78, 4.747, 5.152, 5.055, 5.065, 4.594, 5.01, 4.823, 5.038, 5.241, 6.294, 6.066, 4.773, 4.834, 5.874, 6.076, 4.912, 4.515, 4.643, 6.052, 4.753, 5.093, 4.636, 4.499, 4.962, 5.042, 4.755, 4.816, 5.257, 6.122, 4.792, 4.858, 5.296, 4.899, 5.287, 4.741, 4.761, 5.274, 4.566, 5.288, 4.862, 5.436, 4.787, 4.822, 4.943, 4.732, 4.813, 4.793, 4.883, 5.172, 4.802, 5.259, 6.13, 4.791, 5.185, 5.711, 4.94, 4.915, 4.811, 6.114, 5.896, 6.038, 4.884]}, {"customdata": {"elided": "152x1 int values"}, "hovertemplate": "<b>%{hovertext}</b><br><br>cluster_annotation=translation<br>UMAP 1=%{x}<br>UMAP 2=%{y}<br>UMAP 3=%{z}<extra></extra>", "hovertext": {"elided": "152 str values"}, "legendgroup": "translation", "marker": {"color": "#FF9900", "opacity": 0.7, "size": 3, "symbol": "circle"}, "mode": "markers", "name": "translation", "scene": "scene", "showlegend": true, "type": "scatter3d", "x": {"elided": "152 float values"}, "y": {"elided": "152 float values"}, "z": {"elided": "152 float values"}}, {"customdata": {"elided": "1120x1 int values"}, "hovertemplate": "<b>%{hovertext}</b><br><br>cluster_annotation=unclassified<br>UMAP 1=%{x}<br>UMAP 2=%{y}<br>UMAP 3=%{z}<extra></extra>", "hovertext": {"elided": "1120 str values"}, "legendgroup": "unclassified", "marker": {"color": "#109618", "opacity": 0.7, "size": 3, "symbol": "circle"}, "mode": "markers", "name": "unclassified", "scene": "scene", "showlegend": true, "type": "scatter3d", "x": {"elided": "1120 float values"}, "y": {"elided": "1120 float values"}, "z": {"elided": "1120 float values"}}], "layout": {"height": 800, "legend": {"font": {"size": 14}}, "scene": {"xaxis": {"tickfont": {"size": 1}, "ticks": "", "title": {"text": "UMAP 1"}}, "yaxis": {"tickfont": {"size": 1}, "ticks": "", "title": {"text": "UMAP 2"}}, "zaxis": {"tickfont": {"size": 1}, "ticks": "", "title": {"text": "UMAP 3"}}}, "uniformtext": {"minsize": 14, "mode": "hide"}, "width": 1200}}
